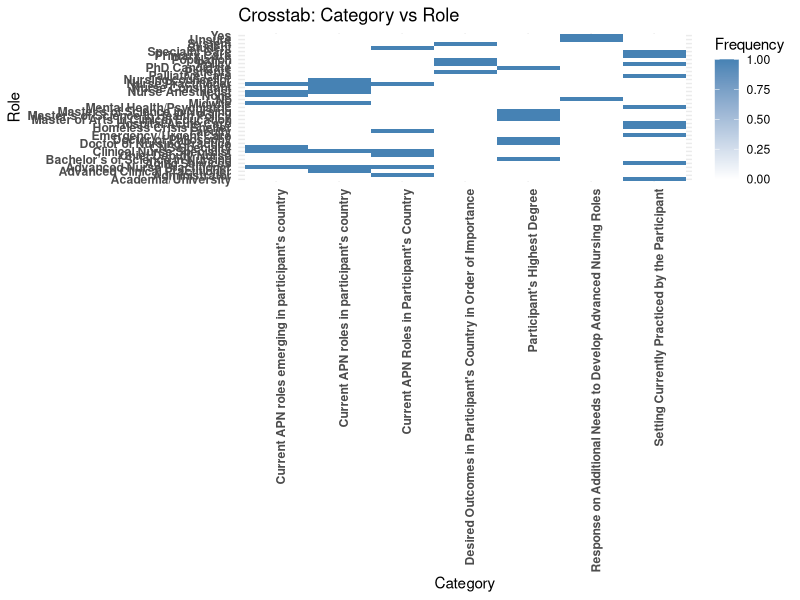
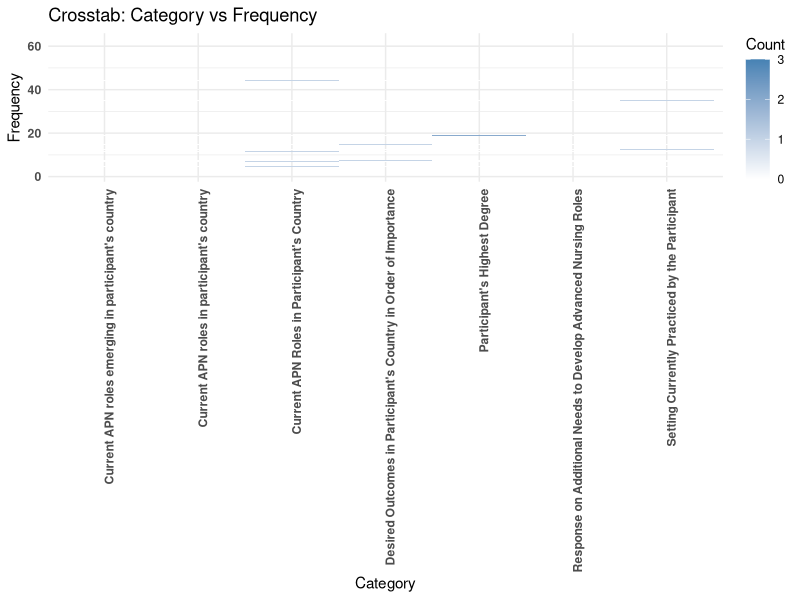
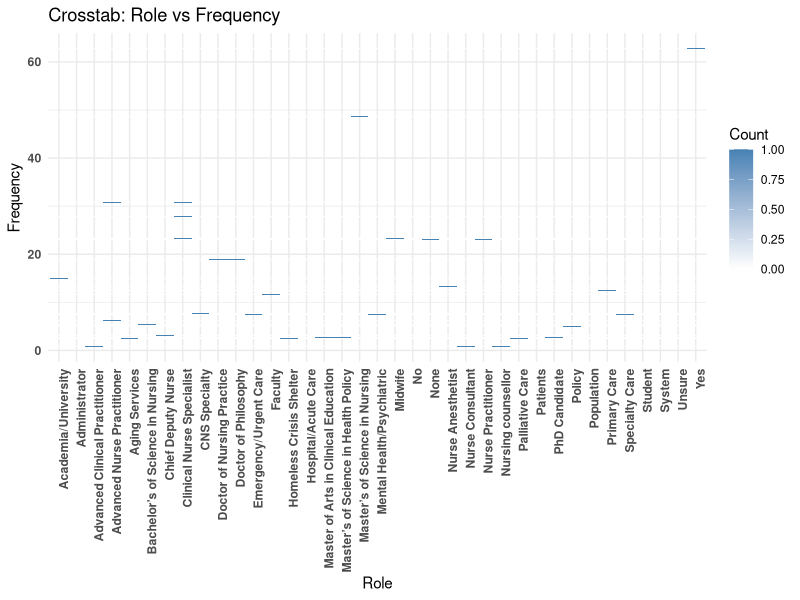

Recreate these plots in R, in order.
# Load necessary libraries
library(ggplot2)
library(dplyr)
library(tidyr)
library(reshape2)

# Define color
color <- "steelblue"

# Create the dataset (same as previous code)
data <- data.frame(
  Category = c(
    rep("Current APN Roles in Participant's Country", 7),
    rep("Participant's Highest Degree", 7),
    rep("Setting Currently Practiced by the Participant", 10),
    rep("Current APN roles in participant's country", 8),
    rep("Current APN roles emerging in participant's country", 7),
    rep("Response on Additional Needs to Develop Advanced Nursing Roles", 3),
    rep("Desired Outcomes in Participant's Country in Order of Importance", 4)
  ),
  Role = c(
    "Nurse Practitioner", "Clinical Nurse Specialist", "Faculty", "Administrator", "Advanced Nurse Practitioner", "Student", "Chief Deputy Nurse",
    "Master’s of Science in Nursing", "Doctor of Nursing Practice", "Doctor of Philosophy", "Bachelor’s of Science in Nursing", "Master of Arts in Clinical Education", "Master’s of Science in Health Policy", "PhD Candidate",
    "Hospital/Acute Care", "Academia/University", "Primary Care", "Specialty Care", "Emergency/Urgent Care", "Mental Health/Psychiatric", "Policy", "Homeless Crisis Shelter", "Palliative Care", "Aging Services",
    "Nurse Practitioner", "Clinical Nurse Specialist", "Midwife", "Nurse Anesthetist", "Advanced Nurse Practitioner", "Nurse Consultant", "Advanced Clinical Practitioner", "Nursing counsellor",
    "Clinical Nurse Specialist", "Advanced Nurse Practitioner", "Nurse Practitioner", "None", "Nurse Anesthetist", "CNS Specialty", "Midwife",
    "Yes", "No", "Unsure",
    "Patients", "Population", "System", "Policy"
  ),
  Frequency = c(
    44.2, 23.3, 11.6, 7, 6.2, 4.7, 3.1,
    48.6, 18.9, 18.9, 5.4, 2.7, 2.7, 2.7,
    35, 15, 12.5, 7.5, 7.5, 7.5, 5, 2.5, 2.5, 2.5,
    30, 27.8, 23.3, 13.3, 3.2, 0.8, 0.8, 0.8,
    30.8, 30.8, 23.1, 23.1, 11.5, 7.7, 3.8,
    62.8, 20.9, 16.3,
    51.9, 25.9, 14.8, 7.4
  )
)

# Create a function to generate crosstabs between two variables
create_crosstab <- function(df, var1, var2) {
  # Generate a contingency table (crosstab) between the two variables
  crosstab <- table(df[[var1]], df[[var2]])
  
  # Melt the crosstab for plotting
  crosstab_melted <- melt(crosstab)
  
  return(crosstab_melted)
}

# Create crosstab for Category and Role
crosstab_category_role <- create_crosstab(data, "Category", "Role")

# Create crosstab for Category and Frequency (if needed as a numeric category)
crosstab_category_frequency <- create_crosstab(data, "Category", "Frequency")

# Create crosstab for Role and Frequency
crosstab_role_frequency <- create_crosstab(data, "Role", "Frequency")

# Plotting the crosstabs

# Plot for Category vs. Role (Heatmap)
ggplot(crosstab_category_role, aes(x = Var1, y = Var2, fill = value)) +
  geom_tile() +
  scale_fill_gradient(low = "white", high = color) +
  theme_minimal() +
  labs(title = "Crosstab: Category vs Role", x = "Category", y = "Role", fill = "Frequency") +
  theme(axis.text.x = element_text(angle = 90, hjust = 1, face = "bold"),
        axis.text.y = element_text(face = "bold"))

# Plot for Category vs Frequency (Heatmap)
ggplot(crosstab_category_frequency, aes(x = Var1, y = Var2, fill = value)) +
  geom_tile() +
  scale_fill_gradient(low = "white", high = color) +
  theme_minimal() +
  labs(title = "Crosstab: Category vs Frequency", x = "Category", y = "Frequency", fill = "Count") +
  theme(axis.text.x = element_text(angle = 90, hjust = 1, face = "bold"),
        axis.text.y = element_text(face = "bold"))

# Plot for Role vs Frequency (Heatmap)
ggplot(crosstab_role_frequency, aes(x = Var1, y = Var2, fill = value)) +
  geom_tile() +
  scale_fill_gradient(low = "white", high = color) +
  theme_minimal() +
  labs(title = "Crosstab: Role vs Frequency", x = "Role", y = "Frequency", fill = "Count") +
  theme(axis.text.x = element_text(angle = 90, hjust = 1, face = "bold"),
        axis.text.y = element_text(face = "bold"))
